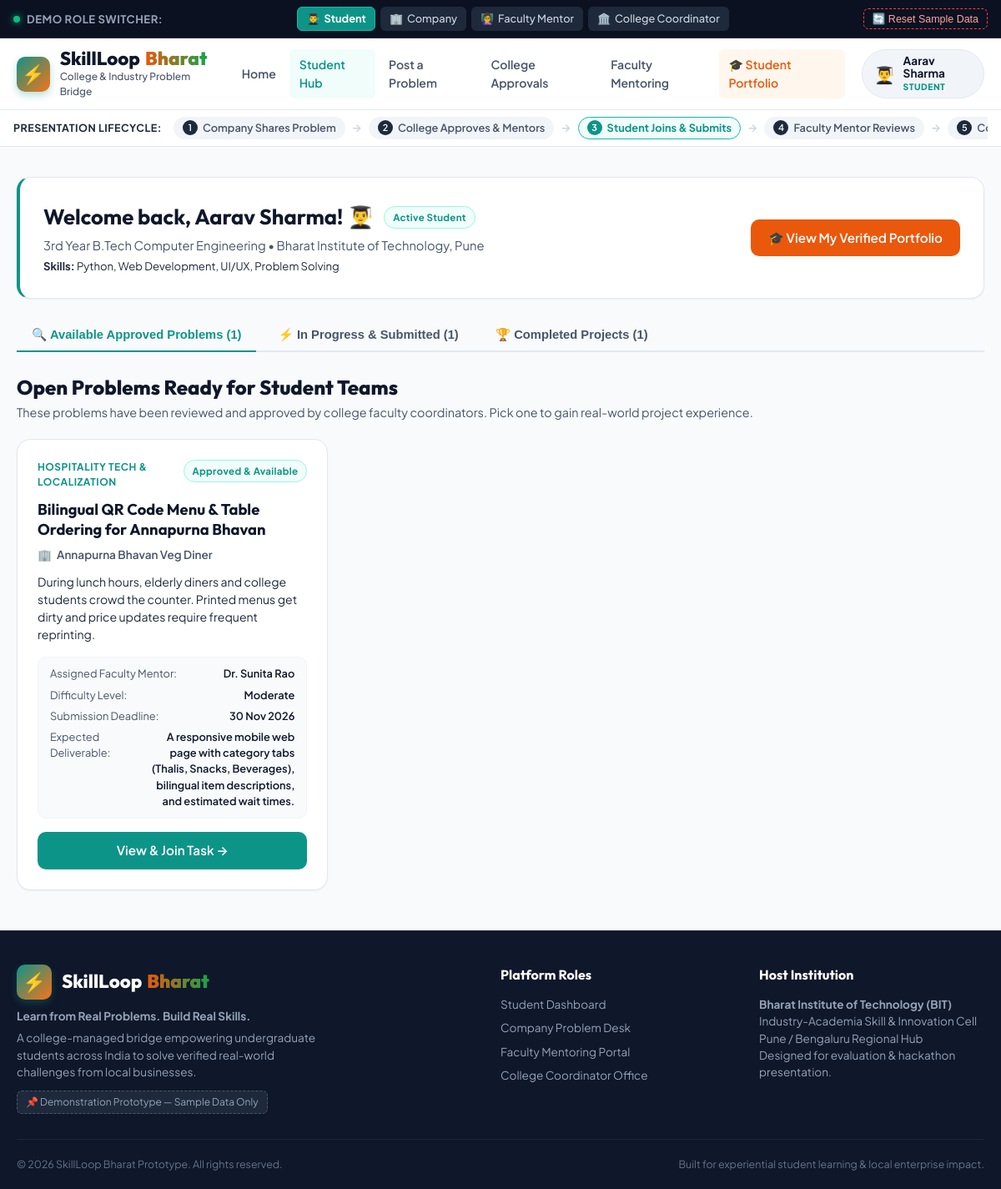
Page /student on the committed database.
### tables this page shows
CREATE TABLE problems (
        id INTEGER PRIMARY KEY AUTOINCREMENT,
        title TEXT NOT NULL,
        company_name TEXT NOT NULL,
        company_contact TEXT,
        topic TEXT NOT NULL,
        difficulty TEXT DEFAULT 'Moderate',
        description TEXT NOT NULL,
        student_task TEXT NOT NULL,
        expected_result TEXT NOT NULL,
        required_skills TEXT NOT NULL,
        deadline TEXT NOT NULL,
        status TEXT NOT NULL, -- 'Pending Approval', 'Needs Changes', 'Approved', 'In Progress', 'Submitted', 'Reviewed', 'Completed', 'Rejected'
        faculty_mentor_id INTEGER,
        faculty_mentor_name TEXT,
        assigned_student_id INTEGER,
        assigned_student_name TEXT,
        coordinator_notes TEXT,
        created_at TIMESTAMP DEFAULT CURRENT_TIMESTAMP
    );

### app.py (the view)
@app.route("/student")
def student_dashboard():
    session["role"] = "student"
    db = get_db()
    cursor = db.cursor()
    cursor.execute("""
        SELECT * FROM problems
        WHERE status = 'Approved' AND assigned_student_id IS NULL
        ORDER BY id DESC
    """)
    available_problems = cursor.fetchall()
    cursor.execute("""
        SELECT p.*, s.submission_title, s.submitted_at, s.faculty_feedback, s.faculty_status, s.company_feedback, s.company_rating
        FROM problems p
        LEFT JOIN submissions s ON p.id = s.problem_id
        WHERE p.assigned_student_id = ? AND p.status IN ('In Progress', 'Submitted', 'Reviewed')
        ORDER BY p.id DESC
    """, (DEMO_USERS["student"]["id"],))
    joined_problems = cursor.fetchall()
    cursor.execute("""
        SELECT p.*, s.submission_title, s.submitted_at, s.faculty_feedback, s.company_feedback, s.company_rating
        FROM problems p
        JOIN submissions s ON p.id = s.problem_id
        WHERE p.assigned_student_id = ? AND p.status = 'Completed'
        ORDER BY p.id DESC
    """, (DEMO_USERS["student"]["id"],))
    completed_problems = cursor.fetchall()
    return render_template("student_dashboard.html",
                           available_problems=available_problems,
                           joined_problems=joined_problems,
                           completed_problems=completed_problems)

### app.py (called while the page is built)
def get_db():
    db = getattr(g, "_database", None)
    if db is None:
        db = g._database = sqlite3.connect(DB_PATH)
        db.row_factory = sqlite3.Row
    return db

@app.teardown_appcontext
def close_connection(exception):
    db = getattr(g, "_database", None)
    if db is not None:
        db.close()

@app.context_processor
def inject_globals():
    role = session.get("role", "student")
    user = DEMO_USERS.get(role, DEMO_USERS["student"])
    return {
        "current_user": user,
        "active_role": role,
        "all_roles": DEMO_USERS,
        "faculty_list": DEMO_FACULTY_LIST,
        "now_date": date.today().strftime("%d %b %Y")
    }

### templates/student_dashboard.html (shortened to what this page needs)
{% extends "base.html" %}
{% block content %}
<div class="card" style="border-left: 4px solid var(--teal-600); margin-bottom: 24px;">
    <div style="display: flex; justify-content: space-between; align-items: center; flex-wrap: wrap; gap: 16px;">
        <div>
            <div style="display: flex; align-items: center; gap: 12px; margin-bottom: 4px;">
                <h1 style="font-family: var(--font-heading); font-size: 1.6rem; color: var(--navy-900);">
                    Welcome back, {{ current_user.name }}! 👨‍🎓
                </h1>
                <span class="badge badge-approved">Active Student</span>
            </div>
            <p style="color: var(--slate-600); font-size: 0.92rem;">
                {{ current_user.title }} • {{ current_user.institution }}
            </p>
            <p style="font-size: 0.82rem; color: var(--slate-500); margin-top: 4px;">
                <strong>Skills:</strong> {{ current_user.skills }}
            </p>
        </div>
        <div style="display: flex; gap: 10px;">
            <a href="{{ url_for('student_portfolio') }}" class="btn btn-accent">
                🎓 View My Verified Portfolio
            </a>
        </div>
    </div>
</div>
<div class="tabs-container">
    <button class="tab-btn active" data-tab="tab-available">
        🔍 Available Approved Problems ({{ available_problems|length }})
    </button>
    <button class="tab-btn" data-tab="tab-joined">
        ⚡ In Progress & Submitted ({{ joined_problems|length }})
    </button>
    <button class="tab-btn" data-tab="tab-completed">
        🏆 Completed Projects ({{ completed_problems|length }})
    </button>
</div>
<div id="tab-available" class="tab-content active">
    <div class="section-header">
        <div>
            <h2 class="section-title">Open Problems Ready for Student Teams</h2>
            <p class="section-desc">These problems have been reviewed and approved by college faculty coordinators. Pick one to gain real-world project experience.</p>
        </div>
    </div>
    {% if available_problems %}
    <div class="problems-grid">
        {% for prob in available_problems %}
        <div class="problem-card">
            <div class="problem-card-top">
                <span class="problem-topic">{{ prob.topic }}</span>
                <span class="badge badge-approved">Approved & Available</span>
            </div>
            <h3 class="problem-card-title">{{ prob.title }}</h3>
            <div class="problem-company">
                <span>🏢</span> {{ prob.company_name }}
            </div>
            <p class="problem-desc">{{ prob.description }}</p>
            <div class="problem-meta">
                <div class="meta-item">
                    <span class="meta-label">Assigned Faculty Mentor:</span>
                    <span class="meta-value">{{ prob.faculty_mentor_name or 'Dr. Sunita Rao' }}</span>
                </div>
                <div class="meta-item">
                    <span class="meta-label">Difficulty Level:</span>
                    <span class="meta-value">{{ prob.difficulty }}</span>
                </div>
                <div class="meta-item">
                    <span class="meta-label">Submission Deadline:</span>
                    <span class="meta-value">{{ prob.deadline }}</span>
                </div>
                <div class="meta-item">
                    <span class="meta-label">Expected Deliverable:</span>
                    <span class="meta-value" style="text-align: right; max-width: 60%;">{{ prob.expected_result }}</span>
                </div>
            </div>
            <div class="problem-card-actions">
                <a href="{{ url_for('problem_detail', problem_id=prob.id) }}" class="btn btn-primary" style="flex: 1;">
                    View & Join Task →
                </a>
            </div>
        </div>
        {% endfor %}
    </div>
    {% else %}
    <div class="card" style="text-align: center; padding: 40px;">
        <p style="color: var(--slate-600); font-size: 1rem;">No unassigned approved problems right now. Check back soon or view your in-progress tasks!</p>
    </div>
    {% endif %}
</div>
{% endblock %}

### static/css/style.css (style rules this page uses)
:root { --navy-900: #0f172a; --navy-800: #1e293b; --navy-700: #334155; --teal-600: #0d9488; --teal-500: #14b8a6; --teal-50: #f0fdfa; --teal-100: #ccfbf1; --orange-600: #ea580c; --orange-500: #f97316; --orange-50: #fff7ed; --slate-50: #f8fafc; --slate-100: #f1f5f9; --slate-200: #e2e8f0; --slate-300: #cbd5e1; --slate-600: #475569; --slate-800: #1e293b; --emerald-600: #059669; --emerald-50: #ecfdf5; --amber-600: #d97706; --amber-50: #fffbeb; --rose-600: #e11d48; --rose-50: #fff1f2; --purple-600: #7c3aed; --purple-50: #faf5ff; --font-heading: 'Outfit', sans-serif; --font-body: 'Plus Jakarta Sans', -apple-system, BlinkMacSystemFont, 'Segoe UI', Roboto, sans-serif; --shadow-sm: 0 1px 2px 0 rgb(0 0 0 / 0.05); --shadow-md: 0 4px 6px -1px rgb(0 0 0 / 0.1), 0 2px 4px -2px rgb(0 0 0 / 0.1); --shadow-lg: 0 10px 15px -3px rgb(0 0 0 / 0.1), 0 4px 6px -4px rgb(0 0 0 / 0.1); --radius-sm: 6px; --radius-md: 10px; --radius-lg: 16px; --radius-full: 9999px; }
* { box-sizing: border-box; margin: 0; padding: 0; }
body { font-family: var(--font-body); background-color: var(--slate-50); color: var(--navy-800); line-height: 1.5; min-height: 100vh; display: flex; flex-direction: column; }
.btn { display: inline-flex; align-items: center; justify-content: center; gap: 8px; font-weight: 600; font-size: 0.95rem; padding: 10px 20px; border-radius: var(--radius-md); text-decoration: none; border: 1px solid transparent; cursor: pointer; transition: all 0.15s ease-in-out; }
.btn-primary { background-color: var(--teal-600); color: #ffffff; }
.btn-accent { background-color: var(--orange-600); color: #ffffff; }
.section-header { display: flex; justify-content: space-between; align-items: flex-end; margin-bottom: 20px; flex-wrap: wrap; gap: 12px; }
.section-title { font-family: var(--font-heading); font-size: 1.5rem; font-weight: 800; color: var(--navy-900); }
.section-desc { font-size: 0.9rem; color: var(--slate-600); margin-top: 2px; }
.problems-grid { display: grid; grid-template-columns: repeat(auto-fill, minmax(340px, 1fr)); gap: 20px; }
.problem-card { background: #ffffff; border: 1px solid var(--slate-200); border-radius: var(--radius-lg); padding: 24px; box-shadow: var(--shadow-sm); display: flex; flex-direction: column; transition: all 0.2s ease; }
.problem-card-top { display: flex; justify-content: space-between; align-items: flex-start; margin-bottom: 12px; gap: 10px; }
.problem-topic { font-size: 0.75rem; font-weight: 700; text-transform: uppercase; color: var(--teal-600); letter-spacing: 0.5px; }
.problem-card-title { font-family: var(--font-heading); font-size: 1.15rem; font-weight: 700; color: var(--navy-900); margin-bottom: 8px; line-height: 1.3; }
.problem-company { font-size: 0.85rem; color: var(--slate-600); display: flex; align-items: center; gap: 6px; margin-bottom: 12px; font-weight: 600; }
.problem-desc { font-size: 0.88rem; color: var(--slate-700); line-height: 1.5; margin-bottom: 16px; flex-grow: 1; }
.problem-meta { background: var(--slate-50); border: 1px solid var(--slate-100); border-radius: var(--radius-md); padding: 10px 14px; margin-bottom: 16px; font-size: 0.8rem; display: flex; flex-direction: column; gap: 6px; }
.meta-item { display: flex; justify-content: space-between; }
.meta-label { color: var(--slate-600); }
.meta-value { font-weight: 600; color: var(--navy-900); }
.problem-card-actions { margin-top: auto; display: flex; gap: 10px; }
.badge { display: inline-flex; align-items: center; gap: 5px; padding: 4px 10px; border-radius: var(--radius-full); font-size: 0.72rem; font-weight: 700; letter-spacing: 0.3px; white-space: nowrap; }
.badge-approved { background: var(--teal-50); color: var(--teal-600); border: 1px solid #99f6e4; }
.card { background: #ffffff; border: 1px solid var(--slate-200); border-radius: var(--radius-lg); padding: 28px; box-shadow: var(--shadow-sm); margin-bottom: 24px; }
.tabs-container { display: flex; gap: 8px; border-bottom: 2px solid var(--slate-200); margin-bottom: 24px; }
.tab-btn { background: none; border: none; padding: 10px 18px; font-size: 0.92rem; font-weight: 600; color: var(--slate-600); cursor: pointer; border-bottom: 2px solid transparent; margin-bottom: -2px; transition: all 0.15s; }
.tab-btn.active { color: var(--teal-600); border-bottom-color: var(--teal-600); }
.tab-content { display: none; }
.tab-content.active { display: block; }

### rows in the picture
problems: topic "HOSPITALITY TECH & LOCALIZATION", title "Bilingual QR Code Menu & Table Ordering for Annapurna Bhavan", company_name "Annapurna Bhavan Veg Diner", description "During lunch hours, elderly diners and college students crowd the counter. Printed menus get dirty and price updates require frequent reprinting.", faculty_mentor_name "Dr. Sunita Rao", difficulty "Moderate", deadline "30 Nov 2026", expected_result "A responsive mobile web page with category tabs (Thalis, Snacks, Beverages), bilingual item descriptions, and estimated wait times."

### other values in the picture
{{ current_user.avatar }} "👨‍🎓"
{{ current_user.name }} "Aarav Sharma"
{{ active_role | upper }} "STUDENT"
{{ current_user.title }} "3rd Year B.Tech Computer Engineering"
{{ current_user.institution }} "Bharat Institute of Technology, Pune"
{{ current_user.skills }} "Python, Web Development, UI/UX, Problem Solving"
{{ available_problems|length }} "1"
{{ joined_problems|length }} "1"
{{ completed_problems|length }} "1"
